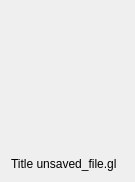
<?xml version="1.0" encoding="UTF-8"?>
<ui version="4.0">
 <class>Form_ItemDesign</class>
 <widget class="QWidget" name="Form_ItemDesign">
  <property name="geometry">
   <rect>
    <x>0</x>
    <y>0</y>
    <width>135</width>
    <height>182</height>
   </rect>
  </property>
  <property name="minimumSize">
   <size>
    <width>135</width>
    <height>182</height>
   </size>
  </property>
  <property name="maximumSize">
   <size>
    <width>135</width>
    <height>182</height>
   </size>
  </property>
  <property name="sizeIncrement">
   <size>
    <width>135</width>
    <height>182</height>
   </size>
  </property>
  <property name="windowTitle">
   <string>Form</string>
  </property>
  <layout class="QVBoxLayout" name="verticalLayout" stretch="1,0">
   <item>
    <widget class="QWidget" name="widget" native="true">
     <property name="styleSheet">
      <string notr="true">background-image: url(:images/images/images/document-128.png);
background-position: center;
background-repeat: no-repeat;</string>
     </property>
    </widget>
   </item>
   <item>
    <widget class="QLabel" name="label">
     <property name="text">
      <string>Title unsaved_file.gl</string>
     </property>
    </widget>
   </item>
  </layout>
 </widget>
 <resources/>
 <connections/>
</ui>
